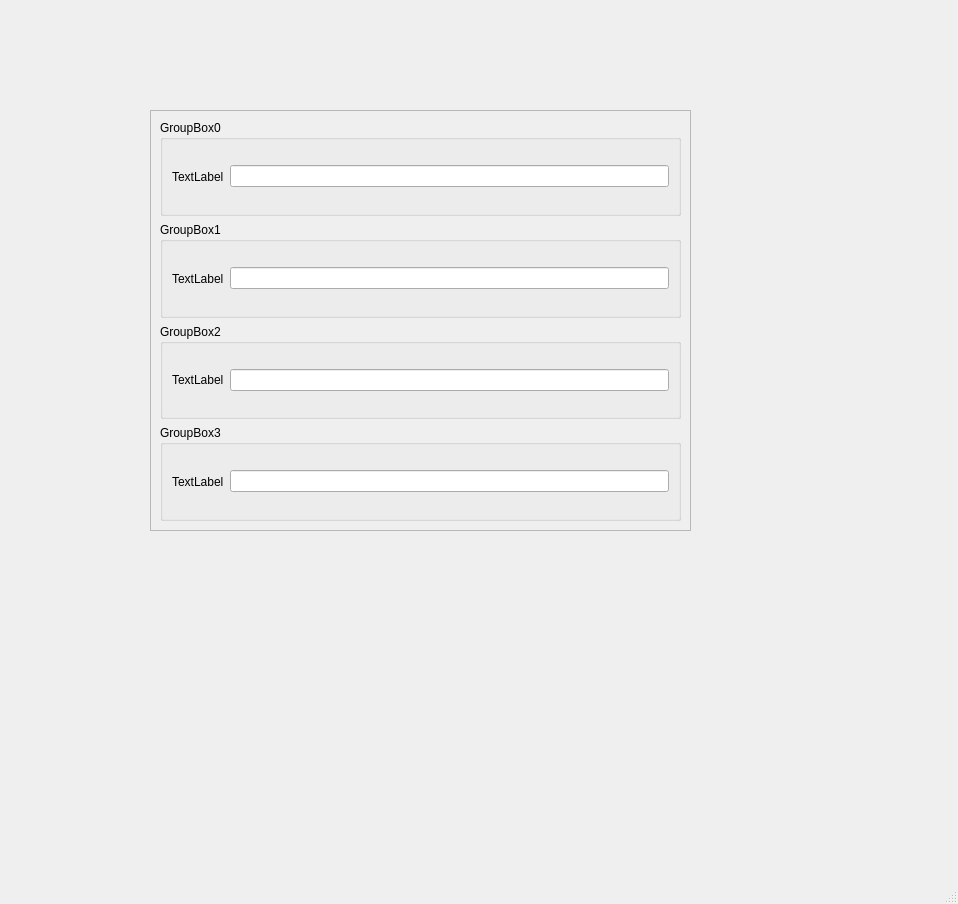
<?xml version="1.0" encoding="UTF-8"?>
<ui version="4.0">
 <class>MainWindow</class>
 <widget class="QMainWindow" name="MainWindow">
  <property name="geometry">
   <rect>
    <x>0</x>
    <y>0</y>
    <width>958</width>
    <height>904</height>
   </rect>
  </property>
  <property name="windowTitle">
   <string>MainWindow</string>
  </property>
  <property name="toolTipDuration">
   <number>8</number>
  </property>
  <widget class="QWidget" name="centralwidget">
   <widget class="QScrollArea" name="scrollArea">
    <property name="geometry">
     <rect>
      <x>150</x>
      <y>110</y>
      <width>541</width>
      <height>421</height>
     </rect>
    </property>
    <property name="widgetResizable">
     <bool>true</bool>
    </property>
    <widget class="QWidget" name="scrollAreaWidgetContents">
     <property name="geometry">
      <rect>
       <x>0</x>
       <y>0</y>
       <width>539</width>
       <height>419</height>
      </rect>
     </property>
     <layout class="QVBoxLayout" name="verticalLayout">
      <item>
       <widget class="QGroupBox" name="groupBox">
        <property name="title">
         <string>GroupBox0</string>
        </property>
        <layout class="QHBoxLayout" name="horizontalLayout">
         <item>
          <widget class="QLabel" name="label">
           <property name="text">
            <string>TextLabel</string>
           </property>
          </widget>
         </item>
         <item>
          <widget class="QLineEdit" name="lineEdit"/>
         </item>
        </layout>
       </widget>
      </item>
      <item>
       <widget class="QGroupBox" name="groupBox_2">
        <property name="title">
         <string>GroupBox1</string>
        </property>
        <layout class="QHBoxLayout" name="horizontalLayout_2">
         <item>
          <widget class="QLabel" name="label_2">
           <property name="text">
            <string>TextLabel</string>
           </property>
          </widget>
         </item>
         <item>
          <widget class="QLineEdit" name="lineEdit_2"/>
         </item>
        </layout>
       </widget>
      </item>
      <item>
       <widget class="QGroupBox" name="groupBox_3">
        <property name="title">
         <string>GroupBox2</string>
        </property>
        <layout class="QHBoxLayout" name="horizontalLayout_3">
         <item>
          <widget class="QLabel" name="label_3">
           <property name="text">
            <string>TextLabel</string>
           </property>
          </widget>
         </item>
         <item>
          <widget class="QLineEdit" name="lineEdit_3"/>
         </item>
        </layout>
       </widget>
      </item>
      <item>
       <widget class="QGroupBox" name="groupBox_4">
        <property name="title">
         <string>GroupBox3</string>
        </property>
        <layout class="QHBoxLayout" name="horizontalLayout_4">
         <item>
          <widget class="QLabel" name="label_4">
           <property name="text">
            <string>TextLabel</string>
           </property>
          </widget>
         </item>
         <item>
          <widget class="QLineEdit" name="lineEdit_4"/>
         </item>
        </layout>
       </widget>
      </item>
     </layout>
    </widget>
   </widget>
  </widget>
  <widget class="QMenuBar" name="menubar">
   <property name="geometry">
    <rect>
     <x>0</x>
     <y>0</y>
     <width>958</width>
     <height>24</height>
    </rect>
   </property>
  </widget>
  <widget class="QStatusBar" name="statusbar"/>
 </widget>
 <resources/>
 <connections/>
</ui>
